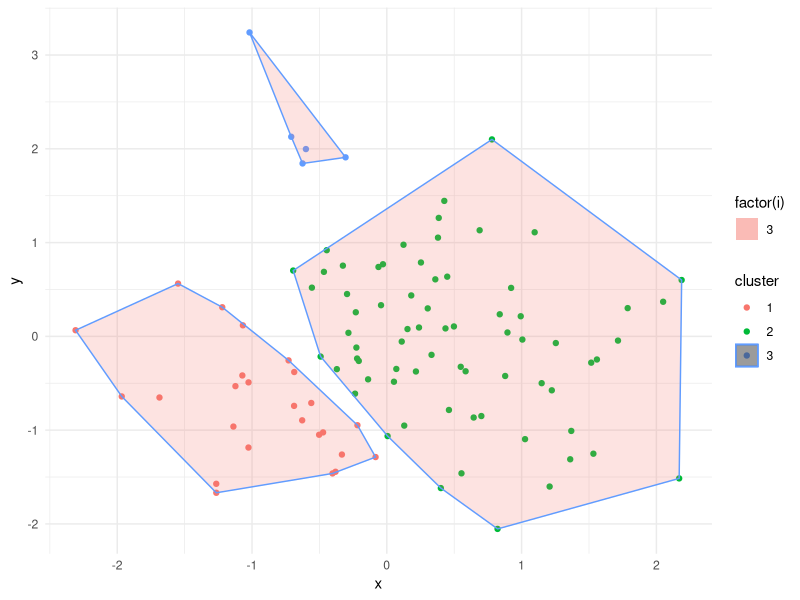

Generate this figure with R:
library(ggplot2)
library(dplyr)

# define your custom clustering algorithm function
my_cluster <- function(data, num_clusters) {
  
  # apply hierarchical clustering to the data
  hc <- hclust(dist(data))
  
  # cut the dendrogram into num_clusters clusters
  clusters <- cutree(hc, k = num_clusters)
  
  # convert the clusters into a data frame
  df <- data.frame(data, cluster = as.factor(clusters))
  
  # create a ggplot object with the data and the clusters
  plot <- ggplot(df, aes(x = x, y = y, color = cluster)) +
    geom_point() +
    theme_minimal()
  
  # create polygons for each cluster
  for (i in 1:num_clusters) {
    
    # extract the data for the current cluster
    cluster_data <- df %>% filter(cluster == i)
    
    # compute the convex hull of the cluster
    hull <- chull(cluster_data$x, cluster_data$y)
    hull_points <- cluster_data[hull, ]
    
    # create a data frame of angles between hull points and centroid
    centroid <- apply(hull_points[, c("x", "y")], 2, mean)
    angles <- atan2(hull_points$y - centroid[2], hull_points$x - centroid[1])
    angles_df <- data.frame(x = hull_points$x, y = hull_points$y, angle = angles)
    angles_df$angle[angles_df$angle < 0] <- angles_df$angle[angles_df$angle < 0] + 2 * pi
    
    # sort the data frame by angle
    angles_df <- angles_df[order(angles_df$angle), ]
    
    # create a sequence of indices that represent the polygon
    indices <- numeric(0)
    last_index <- 1
    for (j in 2:nrow(angles_df)) {
      if ((angles_df$angle[j] - angles_df$angle[last_index]) < pi) {
        indices <- c(indices, last_index)
        last_index <- j
      }
    }
    indices <- c(indices, last_index, indices[1])
    
    # plot the polygon
    plot <- plot + geom_polygon(data = angles_df[indices, ], aes(x = x, y = y, fill = factor(i), colour = factor(i)), alpha = 0.2)
  }
  
  # return the plot
  return(plot)
}

# generate some sample data
set.seed(123)
data <- data.frame(x = rnorm(100), y = rnorm(100))

# apply the custom clustering algorithm to the sample data
plot <- my_cluster(data, 3)

# display the plot
plot
